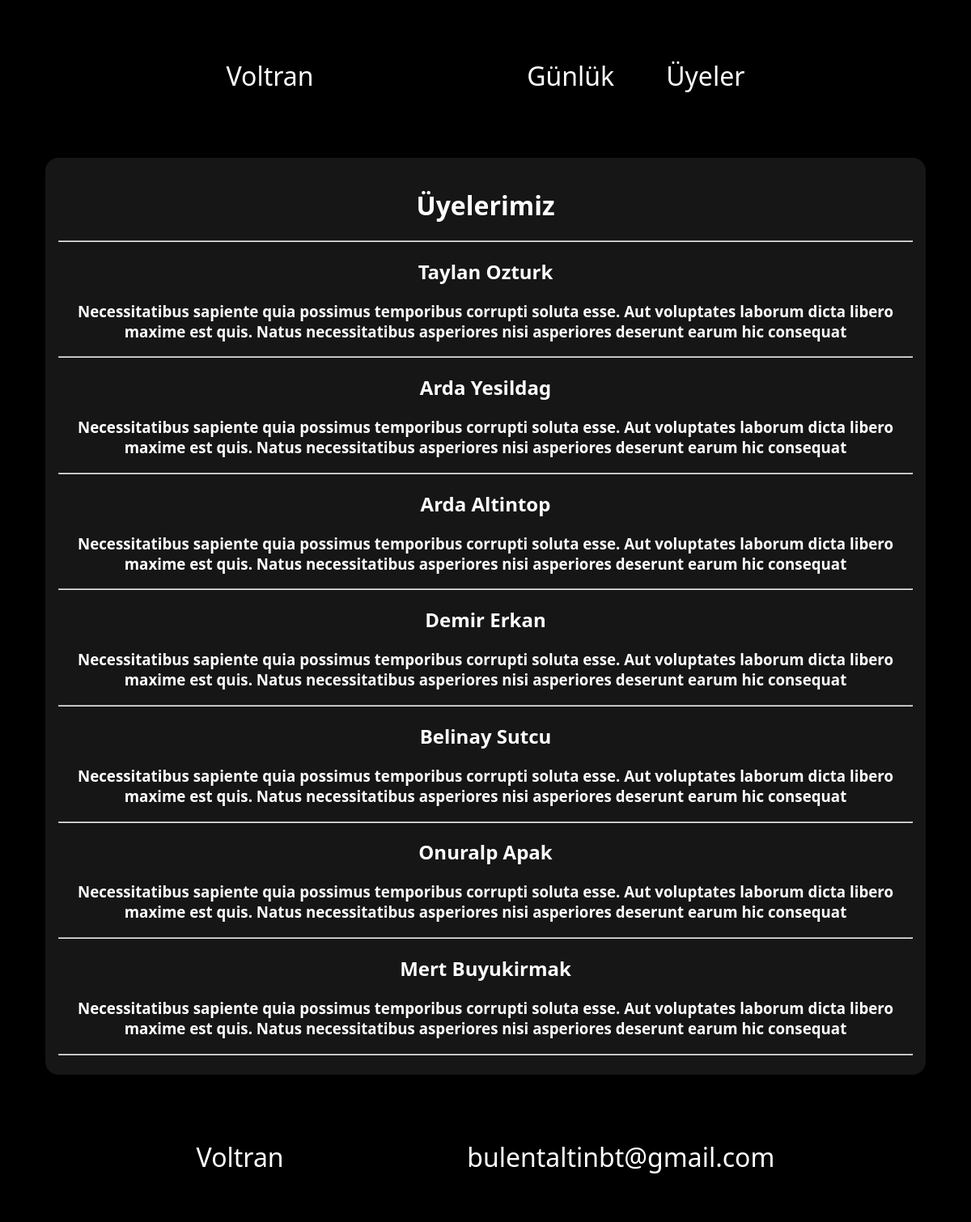
/members/, run on an earlier commit of the app's database.
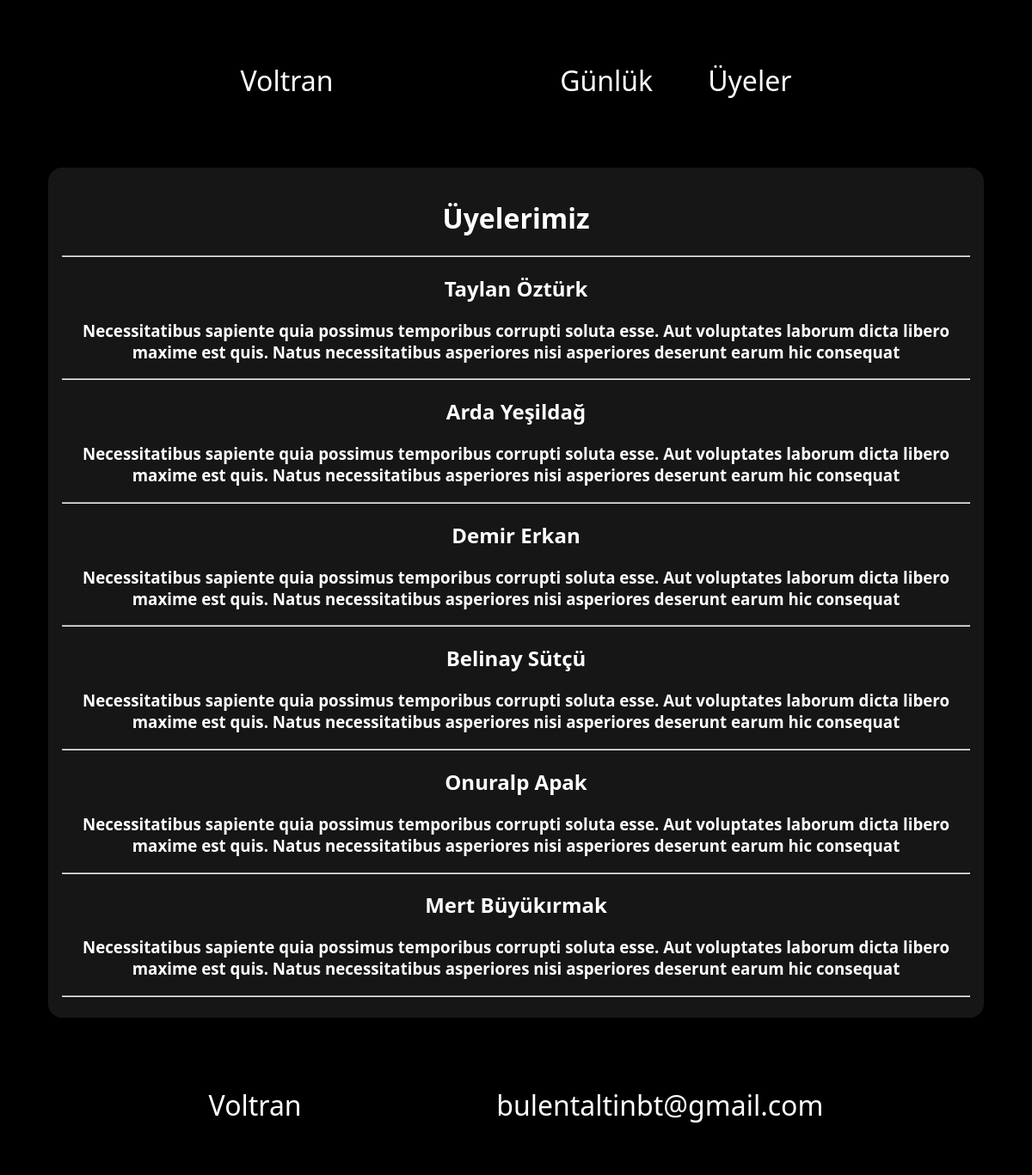
And on a later commit of the database.
### base/models.py (models this page shows, shortened)
class Member(models.Model):
    first_name = models.CharField("isim", max_length=100)
    last_name = models.CharField("soy isim", max_length=100)
    description = models.TextField("aciklama", max_length=200)
    class Meta:
        verbose_name = "member"
        verbose_name_plural = "members"

### base/views.py (the view)
# urls.py: path('members/', views.members, name='members'),
def members(request):
    members = Member.objects.all()
    context = {"members": members}
    return render(request, 'base/members.html', context)

### base/templates/base/members.html (shortened to what this page needs)
{% extends 'base/main.html' %} {% block content %}
<div class="members-box">
  <div class="members-title"><h1>Üyelerimiz</h1></div>
  <hr />
  {% for m in members%}
  <div class="member-name">
    <h2>{{m.first_name}} {{m.last_name}}</h2>
  </div>
  <div class="member-description">
    <h3>{{m.description}}</h3>
    <hr />
  </div>
  {% endfor %}
</div>
{% endblock content %}

What changed in the data, as far as the page shows it:
removed Member: first_name "Arda", last_name "Altintop", description "Necessitatibus sapiente quia possimus temporibus corrupti soluta esse. Aut voluptates laborum dicta libero maxime est quis. Natus necessitatibus asperiores nisi asperiores deserunt earum hic consequat"
changed Member "Taylan": last_name "Ozturk" → "Öztürk"
changed Member "Arda": last_name "Yesildag" → "Yeşildağ"
changed Member "Belinay": last_name "Sutcu" → "Sütçü"
changed Member "Mert": last_name "Buyukirmak" → "Büyükırmak"
